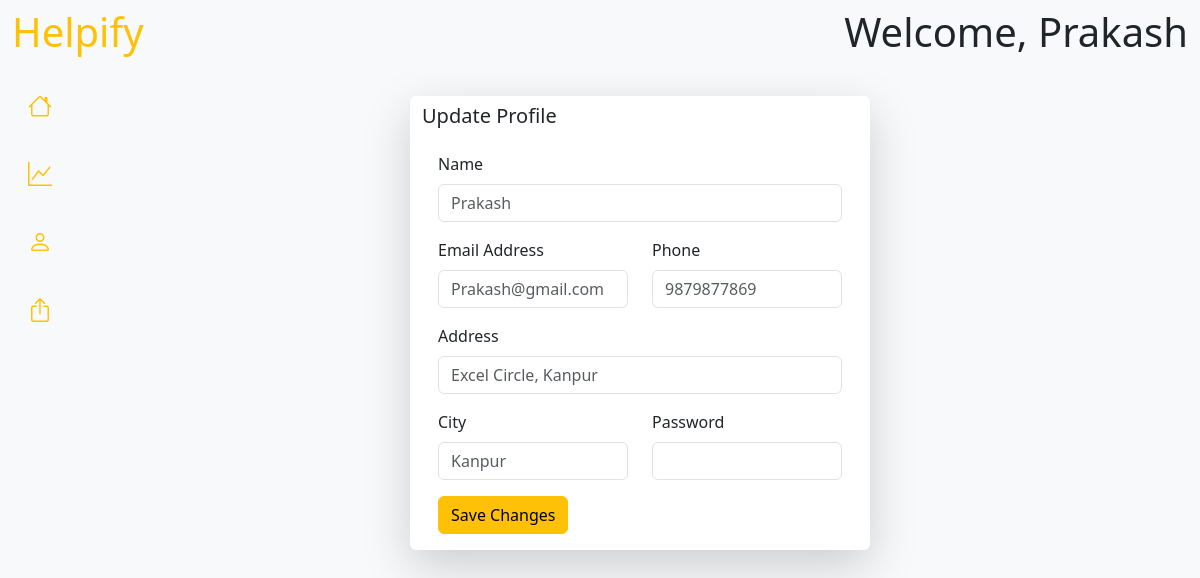
/dashboard/profile-setting (signed in), run on the app's committed database.
### backend/models.py (models this page shows, shortened)
class User(db.Model, UserMixin):
    __tablename__ = "customer"
    id = db.Column(db.Integer, primary_key=True, autoincrement=True)
    name = db.Column(db.String, unique=True)
    address = db.Column(db.String)
    city = db.Column(db.String)
    email = db.Column(db.String, unique=True)
    password = db.Column(db.String)
    phone = db.Column(db.String)
    status=db.Column(db.String)
    sent_booking = db.relationship("Booking", backref="customer")

### backend/routes.py (the view, shortened to what this page needs)
@app.route("/dashboard/profile-setting",methods=["GET","POST"])
def profile_setting():
    if request.method=="GET" and isinstance(current_user,Admin):
        return render_template("/Admin/profilesetting.html",cu=current_user)
    elif request.method=="GET" and isinstance(current_user,User):
        return render_template("/Customer/profilesetting.html",cu=current_user)
    elif request.method=="GET" and isinstance(current_user,Professional):
        return render_template("/ServiceProfessional/profilesetting.html",cu=current_user)

### templates/Customer/profilesetting.html
{% extends "/Customer/base.html" %}
{% block content %}
    <main class="flex-grow-1" style="margin-left: 80px; padding: 20px;">
        {% if cu.status=="Active" %}
        <div class="row pt-1">
            <div class="col-md-5 card ms-auto border-0 shadow-lg me-auto">
                <h5 class="mt-2">
                    Update Profile
                </h5>
                <div class="card-body">
                    <form action="/dashboard/profile-setting" method="POST">
                        <div class="mb-3">
                            <label for="username" class="form-label">Name</label>
                            <input type="text" class="form-control" id="username" name = "name" placeholder="{{cu.name}}" >
                        </div>
                        <div class="row mb-3">
                            <div class="col">
                                <label for="email" class="form-label">Email Address</label>
                                <input type="email" class="form-control" id="email" name="email" placeholder="{{cu.email}}" >
                            </div>
                            <div class="col">
                                <label for="email" class="form-label">Phone</label>
                                <input type="email" class="form-control" id="phone" name="phone" placeholder="{{cu.phone}}" >
                            </div>
                        </div>
                        <div class="mb-3">
                            <label for="username" class="form-label">Address</label>
                            <input type="text" class="form-control" id="username" name = "address" placeholder="{{cu.address}}" >
                        </div>
                        <div class="row mb-3">
                            <div class="col">
                                <label for="city" class="form-label">City</label>
                                <input type="text" class="form-control" id="city" name="city" placeholder="{{cu.city}}" >
                            </div>
                            <div class="col">
                                <label for="password" class="form-label">Password</label>
                                <input type="password" class="form-control" id="password" name="password" >
                            </div>
                        </div>
                        <button type="submit" class="btn btn-warning ms-auto me-auto">Save Changes</button>
                    </form>
                </div>
            </div>
        </div>
        {% elif cu.status=="Blocked" %}
        <div class="card">
            <div class="card-body">
                <p>Your accoud has been blocked by admin</p>
            </div>
        </div>
        {% endif %}
    </main>
{% endblock %}

### templates/Customer/base.html (shortened to what this page needs)
<!DOCTYPE html>
<html lang="en">
<head>
    <link href="https://cdn.jsdelivr.net/npm/bootstrap@5.3.3/dist/css/bootstrap.min.css" rel="stylesheet">
    <link href="https://cdn.jsdelivr.net/npm/bootstrap-icons/font/bootstrap-icons.css" rel="stylesheet">
</head>
<body class="bg-light">
    <nav class="navbar bg-light navbar-light sticky-top">
        <div class="container-fluid">
            <div class="me-auto">
                <h2 class="display-6 text-warning">Helpify</h2>
            </div>
            <div class="ms-auto">
                <h2 class="display-6">Welcome, {{cu.name}}</h2>
            </div>
        </div>
    </nav>
    <div class="d-flex">
        <div class="vh-100 position-fixed" style="width: 80px;">
            <ul class="nav flex-column text-center">
                <li class="nav-item">
                    <a href="/dashboard" class="nav-link py-3 d-flex justify-content-center align-items-center position-relative"
                    data-bs-toggle="tooltip" data-bs-placement="right" title="Dashboard">
                        <i class="bi bi-house text-warning fs-4" ></i>
                    </a>
                </li>
                <li class="nav-item">
                    <a href="/dashboard/statistics" class="nav-link py-3 d-flex justify-content-center align-items-center position-relative"
                    data-bs-toggle="tooltip" data-bs-placement="right" title="Statistics">
                        <i class="bi bi-graph-up text-warning fs-4"></i>
                    </a>
                </li>
                <li class="nav-item ">
                    <a href="/dashboard/profile-setting" class="nav-link py-3 d-flex justify-content-center align-items-center  position-relative"
                    data-bs-toggle="tooltip" data-bs-placement="right" title="Profile">
                        <i class="bi bi-person text-warning fs-4"></i>
                    </a>
                </li>
                <li class="nav-item ">
                    <a href="/logout" class="nav-link py-3 d-flex justify-content-center align-items-center position-relative"
                    data-bs-toggle="tooltip" data-bs-placement="right" title="Grid">
                        <i class="bi bi-box-arrow-up text-warning fs-4"></i>
                    </a>
                </li>
            </ul>
        </div>
        {% block content %}
        {% endblock %}
    </div>
</body>
</html>

### data on the page
User: name "Prakash", email "Prakash@gmail.com", phone "9879877869", address "Excel Circle, Kanpur", city "Kanpur"
